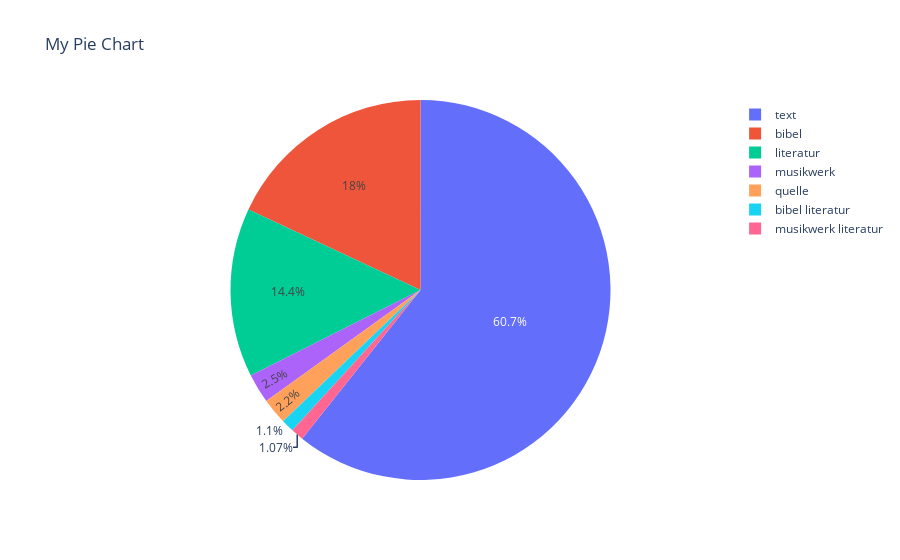

The code cell stored with this chart in its notebook:
### Code cell
occurrences = {i:sermon.word_types.count(i) for i in set(sermon.word_types)}

labels = []
data = []
for label, number in occurrences.items():
    if pandas.isnull(label):
    #if math.isnan(int(label)):
        labels.append("text")
    else:
        labels.append(label.strip())
    data.append(number)

fig = px.pie(values=data, names=labels, title='My Pie Chart')
fig.show()

### Figure 1 — Plotly figure (JSON) as saved in the notebook; plotly's stock layout.template omitted (floating-point values rounded to 4 significant figures)
{"data": [{"domain": {"x": [0, 1], "y": [0, 1]}, "hovertemplate": "label=%{label}<br>value=%{value}<extra></extra>", "labels": ["quelle", "musikwerk literatur", "musikwerk", "bibel literatur", "bibel", "literatur", "text"], "legendgroup": "", "name": "", "showlegend": true, "type": "pie", "values": [177, 86, 201, 88, 1448, 1156, 4875]}], "layout": {"legend": {"tracegroupgap": 0}, "title": {"text": "My Pie Chart"}}}
